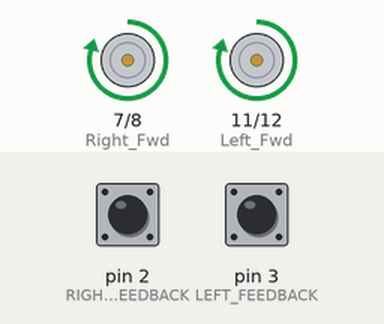
Simulated run of this sketch. Board: Arduino Uno, built with avr-gcc and run on an emulated ATmega328P. On the bench: motor-driver pin pairs drawn as motors (green arrow = first pin HIGH = forward, orange = second pin HIGH = backward, longer = more drive, scaled by the enable pin). The test bench sets the inputs (shaded band); at power-on: pin 2 (RIGHT_FEEDBACK) LOW, pin 3 (LEFT_FEEDBACK) LOW. At 22.8 s the program stops and its outputs stay as they are.

Above: at 1.0 s.
At 5.2 s:
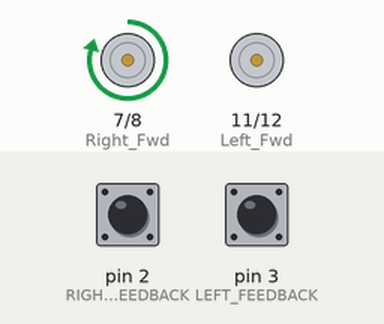
Timing chart, 0 to 6.6 s (numbered marks = the images above):
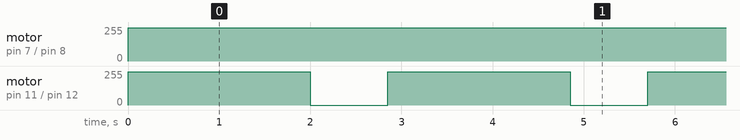

Measured:
- by itself, motor on pin 7 (Right_Fwd) / pin 8 (Right_Rev): repeats every 2.9 s: stopped 0.85 s, forward 250/255 2.0 s
- by itself, motor on pin 11 (Left_Fwd) / pin 12 (Left_Rev): alternates forward 250/255 for 2.0 s and stopped for 0.85 s, 9 changes in all, then stays forward 250/255

The sketch:

Story_7.ino
```cpp
const int Left_Rev = 12;
const int Left_Fwd = 11;
const int Left_Enable = 10;
const int Right_Enable = 9;
const int Right_Rev = 8;
const int Right_Fwd = 7;

unsigned long currentTime;

const int RIGHT_FEEDBACK = 2;
const int LEFT_FEEDBACK = 3;

volatile int leftcounter = 0;
volatile int rightcounter = 0;

const int TARGET_DISTANCE = 870;

void setup()
{
  pinMode(Left_Rev, OUTPUT);
  pinMode(Left_Fwd, OUTPUT);
  pinMode(Left_Enable, OUTPUT);
  pinMode(Right_Enable, OUTPUT);
  pinMode(Right_Fwd, OUTPUT);
  pinMode(Right_Rev, OUTPUT);

  pinMode(LEFT_FEEDBACK, INPUT);
  pinMode(RIGHT_FEEDBACK, INPUT);

  Serial.begin(115200);
  attachInterrupt(digitalPinToInterrupt(LEFT_FEEDBACK), LeftMotorISR, RISING);
  attachInterrupt(digitalPinToInterrupt(RIGHT_FEEDBACK), RightMotorISR, RISING);

}

void loop() {

   int counter=0;
   for(counter=0; counter<4; counter++)
   {
     moveForward();
     turnLeft();
   }

  for(counter=0; counter<4; counter++)
   {
     moveForward();
     turnRight();
   }

  exit(0);
}


void moveForward() {

  unsigned long  initialTime = millis();
  while(millis()-initialTime < 2000)
  {
    digitalWrite(Left_Fwd, HIGH);
    digitalWrite(Left_Rev, LOW);
    digitalWrite(Right_Fwd, HIGH);
    digitalWrite(Right_Rev, LOW);
    analogWrite(Left_Enable, 250);
    analogWrite(Right_Enable, 250);
  }
}


void turnLeft()
{
  unsigned long  initialTime = millis();
  while(millis() - initialTime < 850){

  //left wheel stops
  digitalWrite(Left_Fwd, LOW);
  digitalWrite(Left_Rev, LOW);
  analogWrite(Left_Enable, 250);

  //right wheel rotates
  digitalWrite(Right_Fwd, HIGH);
  digitalWrite(Right_Rev, LOW);
  analogWrite(Right_Enable, 250);
  }
}
void turnRight()
{
  unsigned long  initialTime = millis();
  while(millis() - initialTime < 850){

  //left wheel rotates
  digitalWrite(Left_Fwd, HIGH);
  digitalWrite(Left_Rev, LOW);
  analogWrite(Left_Enable, 250);

  //right wheel stops
  digitalWrite(Right_Fwd, LOW);
  digitalWrite(Right_Rev, LOW);
  analogWrite(Right_Enable, 0);
  }
}

void LeftMotorISR() {
  leftcounter++;
}
void RightMotorISR(){
  rightcounter++;
}
```
